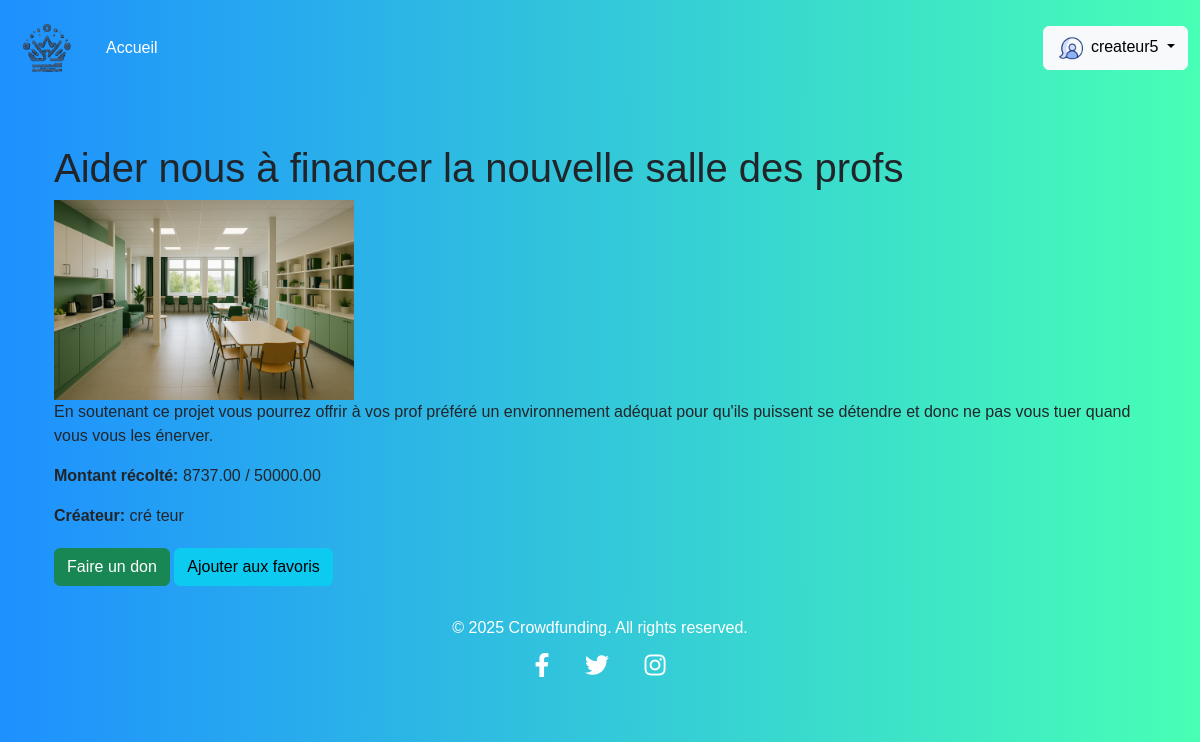
The app's page /project/22/ (signed in) with its own data.
### config/models.py (models this page shows, shortened)
class Projet(models.Model):
    STATUT_CHOICES = (
        ('en_cours', 'En cours'),
        ('termine', 'Terminé'),
        ('annule', 'Annulé'),
    )
    titre = models.CharField(max_length=200)
    description = models.TextField()
    montant_objectif = models.DecimalField(max_digits=10, decimal_places=2)
    montant_recolte = models.DecimalField(max_digits=10, decimal_places=2, default=0)  # Track the total money raised
    date_creation = models.DateTimeField(auto_now_add=True)  # This will automatically set the creation date
    image = models.ImageField(upload_to='projets/', blank=True, null=True)
    createur = models.ForeignKey(Createur, on_delete=models.CASCADE)
    statut = models.CharField(max_length=20, choices=STATUT_CHOICES, default='en_cours')
    date_fin = models.DateTimeField(null=True, blank=True)
    class Meta:
        db_table = 'config_projet'  # Spécifier explicitement le nom de la table

class Createur(models.Model):
    user = models.OneToOneField(User, on_delete=models.CASCADE)
    nom = models.CharField(max_length=100)
    email = models.EmailField()
    bio = models.TextField()

### config/views.py (the view)
class ProjectDetail(View):
    def get(self, request, project_id):
        project = get_object_or_404(Projet, id=project_id)
        donations = Donation.objects.filter(projet=project)
        total_donated = donations.aggregate(Sum('montant'))['montant__sum'] or 0
        is_favorite = Favorite.objects.filter(user=request.user, project=project).exists() if request.user.is_authenticated else False
        context = {
            'project': project,
            'donations': donations,
            'total_donated': total_donated,
            'is_favorite': is_favorite,
            'form': DonationForm()
        }
        return render(request, 'project_detail.html', context)

### config/templates/project_detail.html (shortened to what this page needs)
{% extends 'base.html' %}
{% block content %}
<div class="container">
  <h1>{{ project.titre }}</h1>
  <img src="{{ project.image.url }}" alt="{{ project.titre }}" style="max-width: 300px;">
  <p>{{ project.description }}</p>
  <p><strong>Montant récolté:</strong> {{ project.montant_recolte }} / {{ project.montant_objectif }}</p>
  <p><strong>Créateur:</strong> {{ project.createur.nom }}</p>
  <div style="margin-top: 20px;">
    <a href="{% url 'donate' project.id %}" class="btn btn-success">Faire un don</a>
    <form method="post" action="{% url 'like_project' project.id %}" style="display:inline;">
      <button type="submit" class="btn btn-info">Ajouter aux favoris</button>
    </form>
  </div>
</div>
{% endblock %}

### config/templates/base.html (shortened to what this page needs)
{% load static %}
<!DOCTYPE html>
<html lang="en">
<head>
    <link rel="stylesheet" href="https://cdn.jsdelivr.net/npm/bootstrap@5.3.0/dist/css/bootstrap.min.css">
    <link href="https://cdnjs.cloudflare.com/ajax/libs/font-awesome/5.15.4/css/all.min.css" rel="stylesheet">
</head>
<body>
    <nav class="navbar navbar-expand-lg bg-primary" data-bs-theme="dark">
        <div class="container-fluid">
          <a class="navbar-brand" href="{% url 'home' %}">
            <img src="{% static 'img/Logoalt.gif' %}" alt="Logo" height="70">
          </a>
          <div class="collapse navbar-collapse" id="navbarColor01">
            <ul class="navbar-nav me-auto">
              <li class="nav-item">
                <a class="nav-link active" href="{% url 'home' %}">Accueil</a>
              </li>
            </ul>
            {% if user.is_authenticated %}
              <div class="dropdown">
                <button class="btn btn-light dropdown-toggle"
                        type="button"
                        id="accountMenu"
                        data-bs-toggle="dropdown"
                        aria-expanded="false">
                        <img src="{% static 'img/user_icon.gif' %}" alt="Logo" height="30"> {{ user.username }}
                </button>
              </div>
            {% else %}
              <a class="btn btn-light" href="{% url 'login' %}">
                <i class="fas fa-sign-in-alt"></i> Login
              </a>
            {% endif %}
          </div>
        </div>
      </nav>
    <main class="container mt-5">
        {% block content %}
        {% endblock %}
    </main>
    <footer class="footer">
        <div class="container">
            <p class="mb-2">&copy; 2025 Crowdfunding. All rights reserved.</p>
            <div>
                <a href="#" class="text-white me-3"><i class="fab fa-facebook-f"></i></a>
                <a href="#" class="text-white me-3"><i class="fab fa-twitter"></i></a>
                <a href="#" class="text-white"><i class="fab fa-instagram"></i></a>
            </div>
        </div>
    </footer>
</body>
</html>

### config/templates/base.html (style rules this page uses)
body { background: linear-gradient(to right, #1e90ff, #47ffb5); font-family: 'Arial', sans-serif; }
.navbar { background: linear-gradient(to right, #1e90ff, #47ffb5); position: sticky; top: 0; z-index: 1000; }
.footer { background: linear-gradient(to right, #1e90ff, #47ffb5); padding: 30px 0; text-align: center; color: white; }
.footer a { color: white; margin: 0 15px; font-size: 1.5rem; }
.navbar-brand { font-family: 'Poppins', sans-serif; font-weight: 600; font-size: 1.75rem; }

### records on screen
Projet: titre "Aider nous à financer la nouvelle salle des profs", image (picture), description "En soutenant ce projet vous pourrez offrir à vos prof préféré un environnement adéquat pour qu'ils puissent se détendre et donc ne pas vous tuer quand vous vous les énerver.", montant_recolte "8737.00", montant_objectif "50000.00", createur.nom "cré teur"

### other values on screen
{{ user.username }} "createur5"
